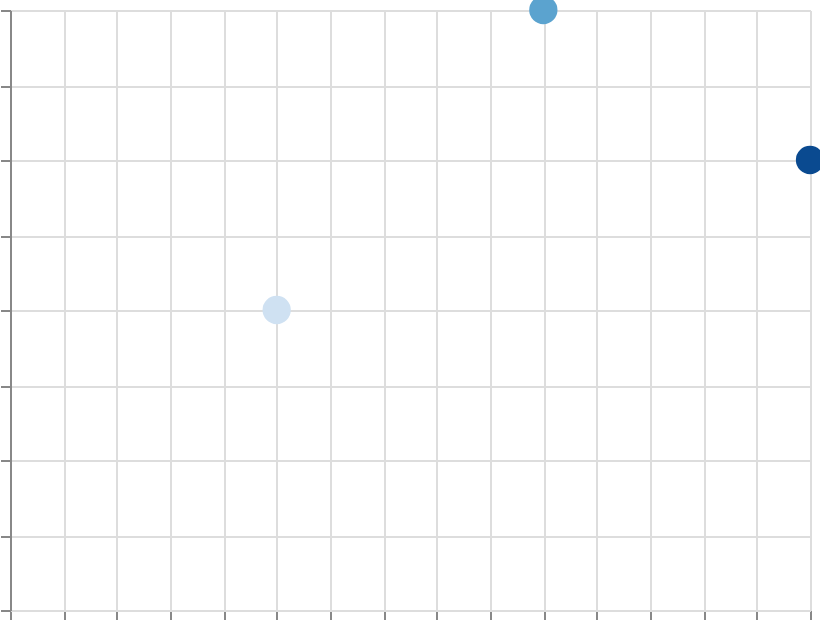

Write the Vega-Lite specification saved for this chart.
### Vega specification from a JSON file in a GitHub repository (floating-point values rounded to 4 significant figures)
{"$schema": "https://vega.github.io/schema/vega/v6.json", "width": 400, "height": 300, "padding": 5, "autosize": "none", "data": [{"name": "table", "values": [{"x": 1, "y": 2, "val": 10}, {"x": 2, "y": 4, "val": 50}, {"x": 3, "y": 3, "val": 90}]}], "scales": [{"name": "x", "type": "linear", "domain": {"data": "table", "field": "x"}, "range": "width", "nice": true}, {"name": "y", "type": "linear", "domain": {"data": "table", "field": "y"}, "range": [{"signal": "height"}, 0], "nice": true}, {"name": "color", "type": "sequential", "domain": {"data": "table", "field": "val"}, "scheme": "blues"}], "marks": [{"type": "symbol", "from": {"data": "table"}, "encode": {"update": {"x": {"scale": "x", "field": "x"}, "y": {"scale": "y", "field": "y"}, "size": {"value": 200}, "fill": {"scale": "color", "field": "val"}}}}], "axes": [{"scale": "x", "orient": "bottom", "grid": true, "labels": false}, {"scale": "y", "orient": "left", "grid": true, "labels": false}], "legends": [{"fill": "color"}]}
